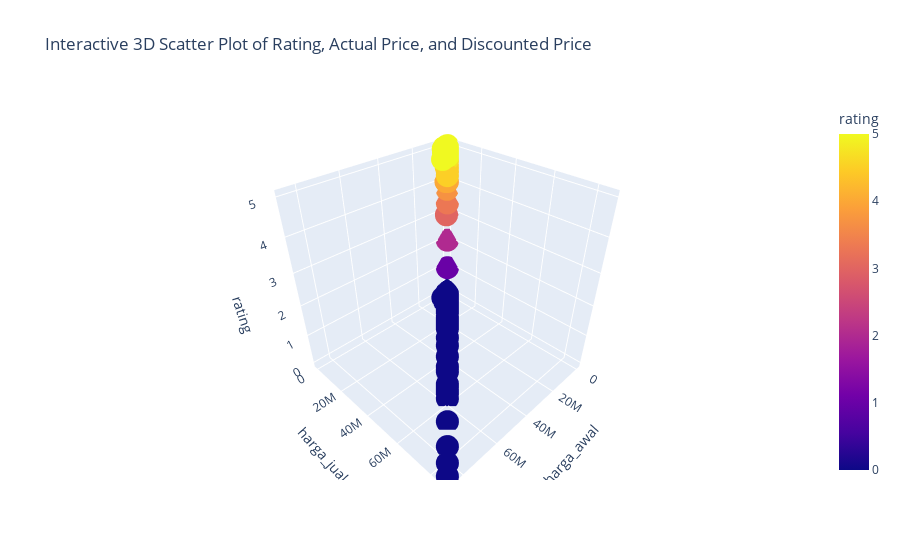

Notebook code for this chart:
### Code cell
import plotly.express as px

# Create an interactive 3D scatter plot with Plotly
fig = px.scatter_3d(df_product, x='harga_awal', y='harga_jual', z='rating', color='rating',
                     hover_data=['nama_produk'], title='Interactive 3D Scatter Plot of Rating, Actual Price, and Discounted Price')
fig.show()

### Figure 1 — Plotly figure (JSON) as saved in the notebook; plotly's stock layout.template omitted (floating-point values rounded to 4 significant figures; data arrays with more than 128 entries replaced by an {"elided": "..."} marker saying what was removed)
{"data": [{"customdata": {"elided": "2613x1 str values"}, "hovertemplate": "harga_awal=%{x}<br>harga_jual=%{y}<br>rating=%{marker.color}<br>nama_produk=%{customdata[0]}<extra></extra>", "legendgroup": "", "marker": {"color": {"elided": "2613 float values"}, "coloraxis": "coloraxis", "symbol": "circle"}, "mode": "markers", "name": "", "scene": "scene", "showlegend": false, "type": "scatter3d", "x": {"elided": "2613 int values"}, "y": {"elided": "2613 int values"}, "z": {"elided": "2613 float values"}}], "layout": {"coloraxis": {"colorbar": {"title": {"text": "rating"}}, "colorscale": [[0, "#0d0887"], [0.1111, "#46039f"], [0.2222, "#7201a8"], [0.3333, "#9c179e"], [0.4444, "#bd3786"], [0.5556, "#d8576b"], [0.6667, "#ed7953"], [0.7778, "#fb9f3a"], [0.8889, "#fdca26"], [1, "#f0f921"]]}, "legend": {"tracegroupgap": 0}, "scene": {"domain": {"x": [0, 1], "y": [0, 1]}, "xaxis": {"title": {"text": "harga_awal"}}, "yaxis": {"title": {"text": "harga_jual"}}, "zaxis": {"title": {"text": "rating"}}}, "title": {"text": "Interactive 3D Scatter Plot of Rating, Actual Price, and Discounted Price"}}}
